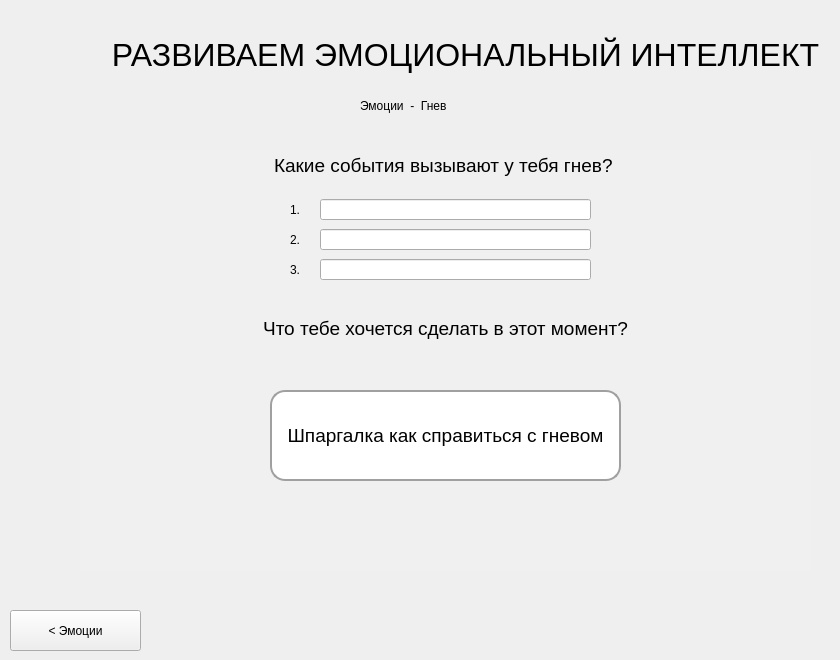
   <widget class="QWidget" name="page_11">
    <widget class="QLabel" name="label_127">
     <property name="geometry">
      <rect>
       <x>100</x>
       <y>10</y>
       <width>731</width>
       <height>91</height>
      </rect>
     </property>
     <property name="styleSheet">
      <string notr="true">font-family:Arial;
font-size:24pt;</string>
     </property>
     <property name="text">
      <string>&lt;html&gt;&lt;head/&gt;&lt;body&gt;&lt;p align=&quot;center&quot;&gt;РАЗВИВАЕМ ЭМОЦИОНАЛЬНЫЙ ИНТЕЛЛЕКТ&lt;/p&gt;&lt;/body&gt;&lt;/html&gt;</string>
     </property>
    </widget>
    <widget class="QTextEdit" name="textEdit_59">
     <property name="enabled">
      <bool>false</bool>
     </property>
     <property name="geometry">
      <rect>
       <x>80</x>
       <y>150</y>
       <width>731</width>
       <height>421</height>
      </rect>
     </property>
     <property name="styleSheet">
      <string notr="true">font: 12pt &quot;Arial&quot;;
background-color:#f0f0f0;
border:0;
color:black;</string>
     </property>
     <property name="verticalScrollBarPolicy">
      <enum>Qt::ScrollBarAlwaysOff</enum>
     </property>
     <property name="horizontalScrollBarPolicy">
      <enum>Qt::ScrollBarAlwaysOff</enum>
     </property>
     <property name="html">
      <string>&lt;!DOCTYPE HTML PUBLIC &quot;-//W3C//DTD HTML 4.0//EN&quot; &quot;http://www.w3.org/TR/REC-html40/strict.dtd&quot;&gt;
&lt;html&gt;&lt;head&gt;&lt;meta name=&quot;qrichtext&quot; content=&quot;1&quot; /&gt;&lt;style type=&quot;text/css&quot;&gt;
p, li { white-space: pre-wrap; }
&lt;/style&gt;&lt;/head&gt;&lt;body style=&quot; font-family:'Arial'; font-size:12pt; font-weight:400; font-style:normal;&quot;&gt;
&lt;p align=&quot;center&quot; style=&quot; margin-top:12px; margin-bottom:0px; margin-left:0px; margin-right:0px; -qt-block-indent:0; text-indent:0px;&quot;&gt;&lt;span style=&quot; font-family:'Arial','sans-serif'; font-size:14pt;&quot;&gt;Какие события вызывают у тебя гнев?&lt;/span&gt; &lt;/p&gt;
&lt;p align=&quot;center&quot; style=&quot;-qt-paragraph-type:empty; margin-top:12px; margin-bottom:0px; margin-left:0px; margin-right:0px; -qt-block-indent:0; text-indent:0px; font-family:'Arial','sans-serif'; font-size:14pt;&quot;&gt;&lt;br /&gt;&lt;/p&gt;
&lt;p align=&quot;center&quot; style=&quot;-qt-paragraph-type:empty; margin-top:12px; margin-bottom:0px; margin-left:0px; margin-right:0px; -qt-block-indent:0; text-indent:0px; font-family:'Arial','sans-serif'; font-size:14pt;&quot;&gt;&lt;br /&gt;&lt;/p&gt;
&lt;p align=&quot;center&quot; style=&quot;-qt-paragraph-type:empty; margin-top:12px; margin-bottom:0px; margin-left:0px; margin-right:0px; -qt-block-indent:0; text-indent:0px; font-family:'Arial','sans-serif'; font-size:14pt;&quot;&gt;&lt;br /&gt;&lt;/p&gt;
&lt;p align=&quot;center&quot; style=&quot;-qt-paragraph-type:empty; margin-top:12px; margin-bottom:0px; margin-left:0px; margin-right:0px; -qt-block-indent:0; text-indent:0px; font-family:'Arial','sans-serif'; font-size:14pt;&quot;&gt;&lt;br /&gt;&lt;/p&gt;
&lt;p align=&quot;center&quot; style=&quot; margin-top:0px; margin-bottom:0px; margin-left:0px; margin-right:0px; -qt-block-indent:0; text-indent:0px;&quot;&gt;&lt;span style=&quot; font-family:'Arial','sans-serif'; font-size:14pt;&quot;&gt;Что тебе хочется сделать в этот момент?&lt;/span&gt;&lt;/p&gt;&lt;/body&gt;&lt;/html&gt;</string>
     </property>
    </widget>
    <widget class="QLabel" name="label_137">
     <property name="geometry">
      <rect>
       <x>360</x>
       <y>80</y>
       <width>261</width>
       <height>51</height>
      </rect>
     </property>
     <property name="styleSheet">
      <string notr="true">font: 20pt &quot;Arial&quot;;</string>
     </property>
     <property name="text">
      <string>Эмоции  -  Гнев</string>
     </property>
    </widget>
    <widget class="QLineEdit" name="lineEdit_84">
     <property name="geometry">
      <rect>
       <x>320</x>
       <y>259</y>
       <width>271</width>
       <height>21</height>
      </rect>
     </property>
     <property name="styleSheet">
      <string notr="true">color:#696969;</string>
     </property>
    </widget>
    <widget class="QLineEdit" name="lineEdit_85">
     <property name="geometry">
      <rect>
       <x>320</x>
       <y>199</y>
       <width>271</width>
       <height>21</height>
      </rect>
     </property>
     <property name="styleSheet">
      <string notr="true">color:#696969;</string>
     </property>
    </widget>
    <widget class="QLabel" name="label_138">
     <property name="geometry">
      <rect>
       <x>290</x>
       <y>250</y>
       <width>81</width>
       <height>41</height>
      </rect>
     </property>
     <property name="text">
      <string>&lt;html&gt;&lt;head/&gt;&lt;body&gt;&lt;p&gt;3.&lt;/p&gt;&lt;/body&gt;&lt;/html&gt;</string>
     </property>
    </widget>
    <widget class="QLineEdit" name="lineEdit_86">
     <property name="geometry">
      <rect>
       <x>320</x>
       <y>229</y>
       <width>271</width>
       <height>21</height>
      </rect>
     </property>
     <property name="styleSheet">
      <string notr="true">color:#696969;</string>
     </property>
    </widget>
    <widget class="QLabel" name="label_139">
     <property name="geometry">
      <rect>
       <x>290</x>
       <y>190</y>
       <width>81</width>
       <height>41</height>
      </rect>
     </property>
     <property name="text">
      <string>&lt;html&gt;&lt;head/&gt;&lt;body&gt;&lt;p&gt;1.&lt;/p&gt;&lt;/body&gt;&lt;/html&gt;</string>
     </property>
    </widget>
    <widget class="QLabel" name="label_140">
     <property name="geometry">
      <rect>
       <x>290</x>
       <y>220</y>
       <width>81</width>
       <height>41</height>
      </rect>
     </property>
     <property name="text">
      <string>&lt;html&gt;&lt;head/&gt;&lt;body&gt;&lt;p&gt;2.&lt;/p&gt;&lt;/body&gt;&lt;/html&gt;</string>
     </property>
    </widget>
    <widget class="QPushButton" name="pushButton_227">
     <property name="geometry">
      <rect>
       <x>270</x>
       <y>390</y>
       <width>351</width>
       <height>91</height>
      </rect>
     </property>
     <property name="styleSheet">
      <string notr="true">border:2px solid #a0a0a0;
border-radius:15px;
background-color:white;
font-size:14pt;
</string>
     </property>
     <property name="text">
      <string>Шпаргалка как справиться с гневом</string>
     </property>
    </widget>
    <widget class="QPushButton" name="pushButton_228">
     <property name="geometry">
      <rect>
       <x>10</x>
       <y>610</y>
       <width>131</width>
       <height>41</height>
      </rect>
     </property>
     <property name="text">
      <string>&lt; Эмоции</string>
     </property>
    </widget>
   </widget>
